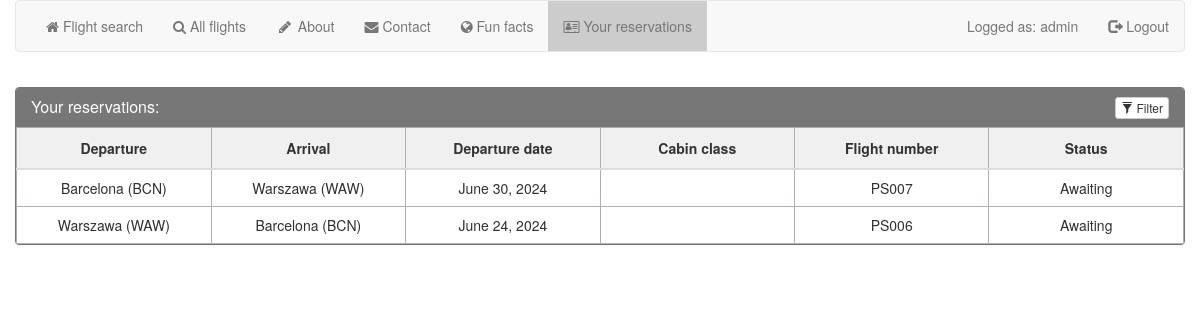
The app's page /reservations/ (signed in) with its own data.
### flightSearch/models.py (models this page shows, shortened)
class Flight(models.Model):
    departureAirport = models.ForeignKey(Airport, on_delete=models.CASCADE, related_name='departureAirport',
                                         verbose_name=gettext_lazy("Departure airport"))
    arrivalAirport = models.ForeignKey(Airport, on_delete=models.CASCADE, related_name='arrivalAirport',
                                       verbose_name=gettext_lazy("Arrival airport"))
    departureDate = models.DateField(default=date.today(), verbose_name=gettext_lazy("Departure date"))
    cabin = enum.EnumField(Cabin, default=Cabin.ECONOMY, verbose_name=gettext_lazy("Cabin class"))
    flightNumber = models.CharField(max_length=20, blank=False, null=False, unique=True,
                                    verbose_name=gettext_lazy("Flight number"))

class Airport(models.Model):
    country = models.ForeignKey(Country, on_delete=models.CASCADE, verbose_name=gettext_lazy("Country name"))
    city = models.CharField(max_length=200, verbose_name=gettext_lazy("City name"))
    iataCode = models.CharField(max_length=3, unique=True, verbose_name=gettext_lazy("Airport code"))
    def __str__(self):
        return "{city} ({iataCode})".format(city=self.city, iataCode=self.iataCode)

### flightReservations/views.py (the view)
# urls.py: path("reservations/", flightReservations.fetchReservations, name='reservations'),
def fetchReservations(request):
    template_name = 'reservations.html'
    today = now().date()
    reservations = Reservation.objects.filter(username=request.user)
    inbounds = Flight.objects.filter(flightNumber__in=reservations.values_list('inbound', flat=True))
    outbounds = Flight.objects.filter(flightNumber__in=reservations.values_list('outbound', flat=True))
    flights = inbounds | outbounds
    return render(request, template_name, {'reservations': flights, 'today':today})

### flightReservations/templates/reservations.html (shortened to what this page needs)
{% extends "base.html" %}
{% block content %}
<div class="container">
    <div class="row">
        <div class="panel panel-primary filterable">
            <div class="panel-heading">
                <h3 class="panel-title">Your reservations:</h3>
                <div class="pull-right">
                    <button class="btn btn-default btn-xs btn-filter"><span class="glyphicon glyphicon-filter"></span>
                        Filter
                    </button>
                </div>
            </div>
        <table class="table">
                <thead>
                <tr class="filters">
                    <th><input class="form-control" disabled placeholder="Departure" type="text"></th>
                    <th><input class="form-control" disabled placeholder="Arrival" type="text"></th>
                    <th><input class="form-control" disabled placeholder="Departure date" type="text"></th>
                    <th><input class="form-control" disabled placeholder="Cabin class" type="text"></th>
                    <th><input class="form-control" disabled placeholder="Flight number" type="text"></th>
                    <th><input class="form-control" disabled placeholder="Status" type="text"></th>
                </tr>
                </thead>
                <tbody id="flightTable">
                {% for flight in reservations %}
                <tr>
                    <td>{{ flight.departureAirport }}</td>
                    <td>{{ flight.arrivalAirport }}</td>
                    <td>{{ flight.departureDate }}</td>
                    <td>{{ flight.cabin }}</td>
                    <td>{{ flight.flightNumber }}</td>
                    <td>
                        {% if flight.departureDate > today %}
                        Awaiting
                        {% elif flight.departureDate == today %}
                        Today
                        {% else %}
                        Done
                        {% endif %}
                    </td>
                </tr>
                {% endfor %}
                </tbody>
            </table>
        </div>
    </div>
</div>
{% endblock %}

### FlightReservation/templates/base.html (shortened to what this page needs)
<!DOCTYPE html>
<html lang="en">
<head>
    <link href="https://maxcdn.bootstrapcdn.com/bootstrap/3.4.1/css/bootstrap.min.css" rel="stylesheet">
    <link href="https://cdnjs.cloudflare.com/ajax/libs/font-awesome/4.7.0/css/font-awesome.min.css" rel="stylesheet">
    {% load static %}
    <link href="{% static 'css/styles.css' %}" rel="stylesheet" type="text/css"/>
</head>
<body>
<div class="container-fluid">
    {% block navbar %}
    {% with request.resolver_match.url_name as url_name %}
    <nav class="navbar navbar-default">
        <div class="container-fluid">
            <ul class="nav navbar-nav mr-auto">
                <li class="{% if url_name == 'flightSearch' %}active-nav{% endif %}"><a href={% url 'flightSearch' %}><i class="fa fa-home"></i> Flight search</a></li>
                <li class="{% if url_name == 'allFlights' %}active-nav{% endif %}"><a href={% url 'allFlights' %}><i class="fa fa-search"></i> All flights</a></li>
                <li class="{% if url_name == 'about' %}active-nav{% endif %}"><a href={% url 'other:about' %}><i class="fa fa-pencil fa-fw"></i> About</a></li>
                <li class="{% if url_name == 'contact' %}active-nav{% endif %}"><a href={% url 'other:contact' %}><i class="fa fa-envelope"></i> Contact</a></li>
                <li class="{% if url_name == 'funfacts' %}active-nav{% endif %}"><a href={% url 'other:funfacts' %}><i class="fa fa-globe"></i> Fun facts</a></li>
                {% if user.is_authenticated %}
                <li class="{% if url_name == 'reservations' %}active-nav{% endif %}"><a href={% url 'reservations' %}><i class="fa fa-address-card-o"></i> Your reservations</a></li>
                {% endif %}
            </ul>
            <ul class="nav navbar-nav navbar-right">
                {% if user.is_authenticated %}
                <li><a>Logged as: {{ user }}</a></li>
                <li>
                    <a href="javascript:{}" onclick="document.getElementById('logout-form').submit();"><span
                            class="glyphicon glyphicon-log-out"></span> Logout</a>
                </li>
                {% else %}
                <li class="{% if url_name == 'register' %}active-nav{% endif %}"><a href={% url 'register' %}><span class="glyphicon glyphicon-user"></span> Sign Up</a></li>
                <li><a data-target="#loginModal" data-toggle="modal"><span
                        class="glyphicon glyphicon-log-in"></span> Login</a></li>
                {% endif %}
            </ul>
        </div>
    </nav>
    {% endwith %}
    {% endblock %}
    <div class="container">
        <div class="row">
            <div class="col">
                {% block content %}
                {% endblock %}
            </div>
        </div>
    </div>
</div>
</body>
</html>

### flightSearch/static/css/styles.css (style rules this page uses)
.table { width: 100%; border: 1px solid #b3adad; border-collapse: collapse; padding: 5px; }
.table th { border: 1px solid #b3adad; padding: 5px; background: #f0f0f0; color: #313030; }
.table td { border: 1px solid #b3adad; text-align: center; padding: 5px; background: #ffffff; color: #313030; }
.active-nav { background-color: #ccc; }
input[type=text], select, textarea { width: 100%; padding: 12px; border: 1px solid #ccc; border-radius: 4px; box-sizing: border-box; margin-top: 2px; margin-bottom: 2px; resize: vertical; }
.filterable { margin-top: 15px; }
.filterable .panel-heading .pull-right { margin-top: -20px; }
.filterable .filters input[disabled] { background-color: transparent; border: none; cursor: auto; box-shadow: none; padding: 0; height: auto; }
.filters { text-align-last: center }
.panel-primary>.panel-heading { background-color: #777; border-color: #777; }
.panel-primary { border-color: #777; }

### records on screen
Flight: departureAirport "Barcelona (BCN)", arrivalAirport "Warszawa (WAW)", departureDate "June 30, 2024", flightNumber "PS007", shows "Awaiting"
Flight: departureAirport "Warszawa (WAW)", arrivalAirport "Barcelona (BCN)", departureDate "June 24, 2024", flightNumber "PS006", shows "Awaiting"

### other values on screen
{{ user }} "admin"
